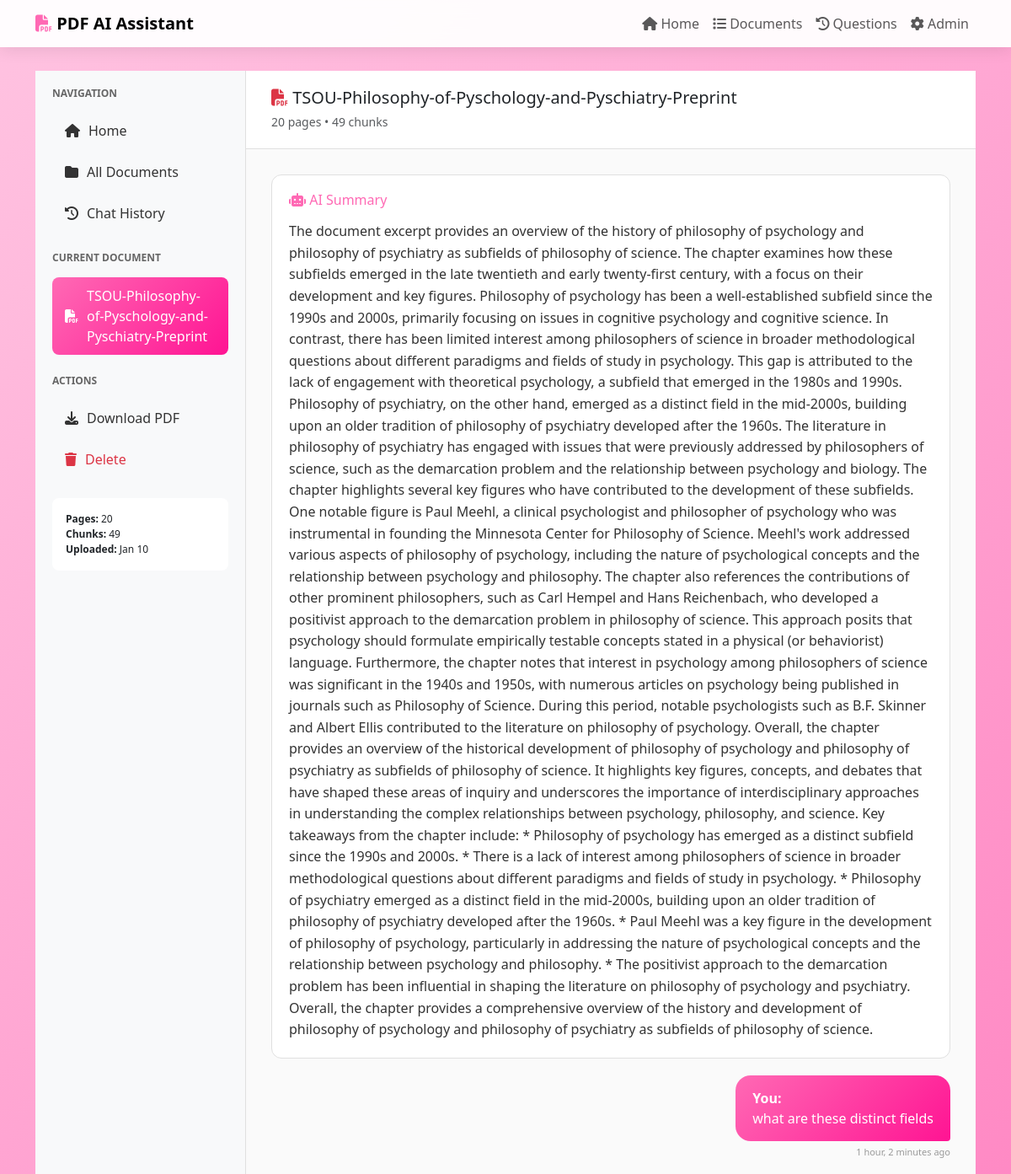
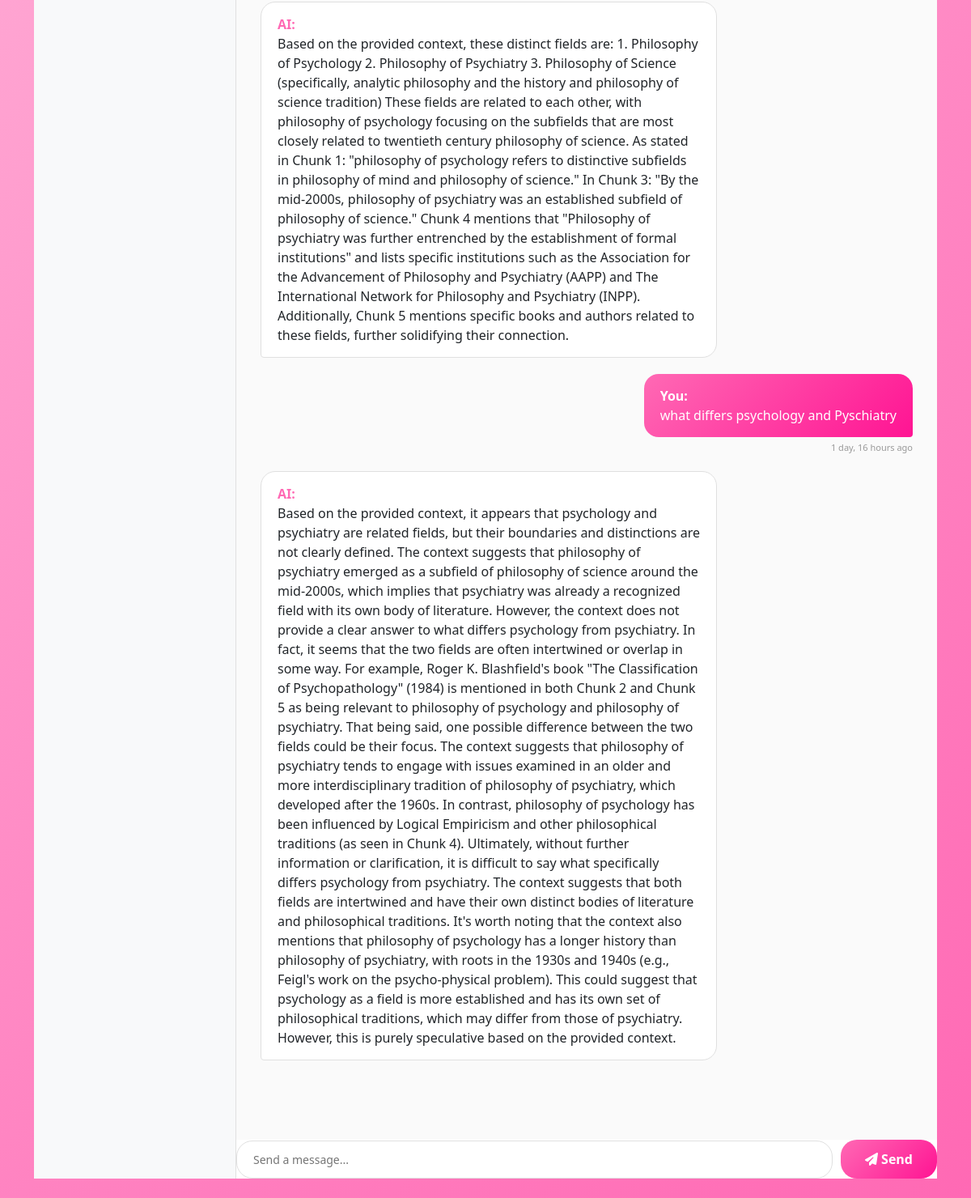
The page /documents/8/ on the database its author committed (2 pictures, top to bottom).
### documents/models.py (models this page shows, shortened)
class PDFDocument(models.Model):
    title = models.CharField(max_length=255)
    file = models.FileField(upload_to='pdfs/')
    uploaded_at = models.DateTimeField(default=timezone.now)
    uploaded_by = models.ForeignKey(User, on_delete=models.CASCADE, null=True, blank=True)
    file_size = models.IntegerField(help_text="File size in bytes")
    num_pages = models.IntegerField(default=0, help_text="Number of pages in PDF")
    num_chunks = models.IntegerField(default=0, help_text="Number of text chunks created")
    processed = models.BooleanField(default=False)
    processing_error = models.TextField(blank=True, null=True)
    class Meta:
        ordering = ['-uploaded_at']
        verbose_name = "PDF Document"
        verbose_name_plural = "PDF Documents"

class DocumentSummary(models.Model):
    document = models.OneToOneField(PDFDocument, on_delete=models.CASCADE, related_name='summary')
    summary_text = models.TextField()
    created_at = models.DateTimeField(default=timezone.now)
    class Meta:
        verbose_name = "Document Summary"
        verbose_name_plural = "Document Summaries"

class Question(models.Model):
    document = models.ForeignKey(PDFDocument, on_delete=models.CASCADE, related_name='questions', null=True, blank=True)
    question_text = models.TextField()
    answer_text = models.TextField()
    asked_at = models.DateTimeField(default=timezone.now)
    asked_by = models.ForeignKey(User, on_delete=models.CASCADE, null=True, blank=True)
    response_time = models.FloatField(help_text="Response time in seconds", null=True, blank=True)
    class Meta:
        ordering = ['-asked_at']
        verbose_name = "Question"
        verbose_name_plural = "Questions"

### documents/views.py (the view)
# urls.py: path('documents/<int:pk>/', views.document_detail, name='document_detail'),
def document_detail(request, pk):
    document = get_object_or_404(PDFDocument, pk=pk)
    questions = document.questions.all()[:20]
    try:
        summary = document.summary
    except DocumentSummary.DoesNotExist:
        summary = None
    context = {
        'document': document,
        'questions': questions,
        'summary': summary,
        'question_form': QuestionForm(initial={'document': document})
    }
    return render(request, 'documents/document_detail.html', context)

### documents/forms.py
class QuestionForm(forms.Form):
    question = forms.CharField(
        widget=forms.Textarea(attrs={
            'class': 'form-control',
            'rows': 3,
            'placeholder': 'Ask a question about your document...'
        }),
        label='Your Question',
        max_length=1000
    )
    top_k = forms.IntegerField(
        initial=5,
        min_value=1,
        max_value=20,
        widget=forms.NumberInput(attrs={
            'class': 'form-control',
            'style': 'width: 100px;'
        }),
        label='Number of chunks to retrieve',
        help_text='Higher numbers provide more context but slower responses'
    )

### documents/templates/documents/document_detail.html (shortened to what this page needs)
{% extends 'base.html' %}
{% block content %}
<div class="chat-container">
    <div class="sidebar">
        <h6>Navigation</h6>
        <a href="{% url 'home' %}" class="sidebar-item">
            <i class="fas fa-home"></i>
            <span>Home</span>
        </a>
        <a href="{% url 'document_list' %}" class="sidebar-item">
            <i class="fas fa-folder"></i>
            <span>All Documents</span>
        </a>
        <a href="{% url 'question_history' %}" class="sidebar-item">
            <i class="fas fa-history"></i>
            <span>Chat History</span>
        </a>
        <h6 class="mt-4">Current Document</h6>
        <a href="#" class="sidebar-item active">
            <i class="fas fa-file-pdf"></i>
            <span>{{ document.title|truncatewords:3 }}</span>
        </a>
        <h6 class="mt-4">Actions</h6>
        <a href="{{ document.file.url }}" class="sidebar-item" target="_blank">
            <i class="fas fa-download"></i>
            <span>Download PDF</span>
        </a>
        <a href="{% url 'delete_document' document.pk %}" class="sidebar-item text-danger">
            <i class="fas fa-trash"></i>
            <span>Delete</span>
        </a>
        <div class="mt-4 p-3" style="background: white; border-radius: 8px; font-size: 12px;">
            <div><strong>Pages:</strong> {{ document.num_pages }}</div>
            <div><strong>Chunks:</strong> {{ document.num_chunks }}</div>
            <div><strong>Uploaded:</strong> {{ document.uploaded_at|date:"M d" }}</div>
        </div>
    </div>
    <div class="chat-main">
        <div class="chat-header">
            <h5 class="mb-1">
                <i class="fas fa-file-pdf text-danger"></i> {{ document.title }}
            </h5>
            <small class="text-muted">{{ document.num_pages }} pages • {{ document.num_chunks }} chunks</small>
        </div>
        <div class="chat-content">
            {% if summary %}
            <div class="summary-box">
                <h6 style="color: #ff69b4; margin-bottom: 15px;">
                    <i class="fas fa-robot"></i> AI Summary
                </h6>
                <p class="mb-0" style="color: #333; line-height: 1.6;">{{ summary.summary_text }}</p>
            </div>
            {% endif %}
            {% for q in questions %}
            <div class="message-bubble user-message">
                <div class="bubble">
                    <strong>You:</strong><br>
                    {{ q.question_text }}
                </div>
                <div style="font-size: 11px; color: #999; margin-top: 5px;">
                    {{ q.asked_at|timesince }} ago
                </div>
            </div>
            <div class="message-bubble ai-message">
                <div class="bubble">
                    <strong style="color: #ff69b4;">AI:</strong><br>
                    {{ q.answer_text }}
                </div>
            </div>
            {% endfor %}
        </div>
        <form method="post" action="{% url 'ask_question' %}" id="chatForm">
    <div class="chat-input">
        <textarea
            name="question"
            placeholder="Send a message..."
            rows="1"
            required
        ></textarea>
        <button type="submit" class="send-btn">
            <i class="fas fa-paper-plane"></i> Send
        </button>
    </div>
</form>
        </div>
    </div>
</div>
{% endblock %}

### documents/templates/base.html (style rules this page uses)
body { font-family: 'Segoe UI', Tahoma, Geneva, Verdana, sans-serif; background: linear-gradient(135deg, #ffc3e1 0%, #ff69b4 100%); min-height: 100vh; padding-top: 70px; }

### documents/templates/documents/document_detail.html (style rules this page uses)
body { padding-top: 60px; }
.chat-container { display: flex; height: calc(100vh - 60px); background: white; }
.sidebar { width: 250px; background: #f8f9fa; border-right: 1px solid #e0e0e0; padding: 20px; overflow-y: auto; }
.sidebar h6 { color: #666; font-size: 12px; text-transform: uppercase; margin-bottom: 15px; font-weight: 600; }
.sidebar-item { padding: 10px 15px; margin-bottom: 5px; border-radius: 8px; cursor: pointer; transition: all 0.2s; display: flex; align-items: center; gap: 10px; color: #333; text-decoration: none; }
.sidebar-item.active { background: linear-gradient(135deg, #ff69b4 0%, #ff1493 100%); color: white; }
.chat-main { flex: 1; display: flex; flex-direction: column; background: white; }
.chat-header { padding: 20px 30px; border-bottom: 1px solid #e0e0e0; background: white; }
.chat-content { flex: 1; overflow-y: auto; padding: 30px; background: #fafafa; }
.summary-box { background: white; border-radius: 12px; padding: 20px; margin-bottom: 20px; border: 1px solid #e0e0e0; }
.message-bubble { margin-bottom: 20px; animation: fadeIn 0.3s; }
.user-message { text-align: right; }
.user-message .bubble { display: inline-block; background: linear-gradient(135deg, #ff69b4 0%, #ff1493 100%); color: white; padding: 15px 20px; border-radius: 18px 18px 4px 18px; max-width: 70%; text-align: left; }
.ai-message .bubble { display: inline-block; background: white; border: 1px solid #e0e0e0; padding: 15px 20px; border-radius: 18px 18px 18px 4px; max-width: 70%; }
.chat-input { display: flex; gap: 10px; align-items: center; }
.chat-input textarea { flex: 1; border: 1px solid #e0e0e0; border-radius: 20px; padding: 12px 20px; resize: none; font-size: 14px; }
.send-btn { background: linear-gradient(135deg, #ff69b4 0%, #ff1493 100%); color: white; border: none; border-radius: 20px; padding: 12px 30px; cursor: pointer; font-weight: 600; transition: all 0.2s; }

### rows shown on the page
PDFDocument: title "TSOU-Philosophy-of-Pyschology-and-Pyschiatry-Preprint", num_pages "20", num_chunks "49", uploaded_at "Jan 10"
DocumentSummary: summary_text "The document excerpt provides an overview of the history of philosophy of psychology and philosophy of psychiatry as subfields of philosophy of science. The chapter examines how these subfields emerged in the late twentieth and early twenty-first century, with a focus on their development and key figures. Philosophy of psychology has been a well-established subfield since the 1990s and 2000s, primarily focusing on issues in cognitive psychology and cognitive science. In contrast, there has been limited interest among philosophers of science in broader methodological questions about different paradigms and fields of study in psychology. This gap is attributed to the lack of engagement with…"
Question: question_text "what are these distinct fields", asked_at "1 hour, 2 minutes", answer_text "Based on the provided context, these distinct fields are: 1. Philosophy of Psychology 2. Philosophy of Psychiatry 3. Philosophy of Science (specifically, analytic philosophy and the history and philosophy of science tradition) These fields are related to each other, with philosophy of psychology focusing on the subfields that are most closely related to twentieth century philosophy of science. As stated in Chunk 1: \"philosophy of psychology refers to distinctive subfields in philosophy of mind and philosophy of science.\" In Chunk 3: \"By the mid-2000s, philosophy of psychiatry was an established subfield of philosophy of science.\" Chunk 4 mentions that \"Philosophy of psychiatry was further…"
Question: question_text "what differs psychology and Pyschiatry", asked_at "1 day, 16 hours", answer_text "Based on the provided context, it appears that psychology and psychiatry are related fields, but their boundaries and distinctions are not clearly defined. The context suggests that philosophy of psychiatry emerged as a subfield of philosophy of science around the mid-2000s, which implies that psychiatry was already a recognized field with its own body of literature. However, the context does not provide a clear answer to what differs psychology from psychiatry. In fact, it seems that the two fields are often intertwined or overlap in some way. For example, Roger K. Blashfield's book \"The Classification of Psychopathology\" (1984) is mentioned in both Chunk 2 and Chunk 5 as being relevant to…"
